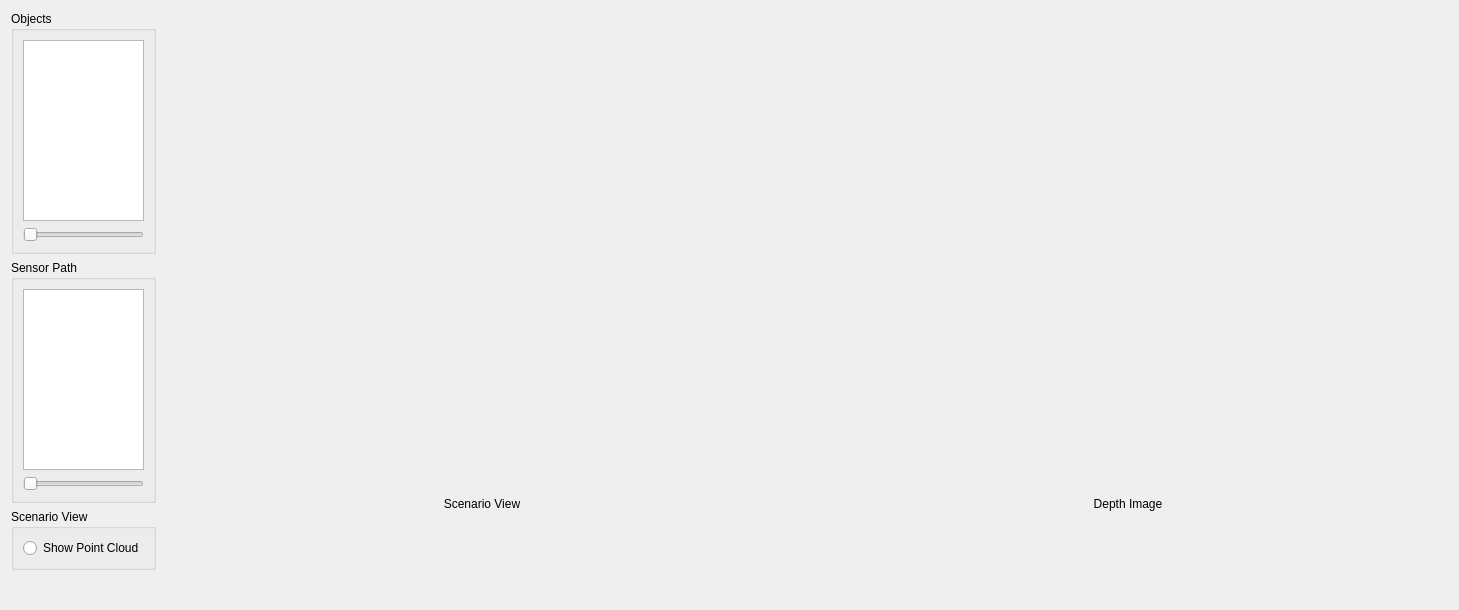
<?xml version="1.0" encoding="UTF-8"?>
<ui version="4.0">
 <class>MainWidget</class>
 <widget class="QWidget" name="MainWidget">
  <property name="geometry">
   <rect>
    <x>0</x>
    <y>0</y>
    <width>1414</width>
    <height>610</height>
   </rect>
  </property>
  <property name="windowTitle">
   <string>MABDI Simulation Gui</string>
  </property>
  <layout class="QHBoxLayout" name="horizontalLayout_2">
   <item>
    <layout class="QHBoxLayout" name="horizontalLayout">
     <property name="sizeConstraint">
      <enum>QLayout::SetMaximumSize</enum>
     </property>
     <item>
      <layout class="QVBoxLayout" name="verticalLayout_3">
       <item>
        <widget class="QGroupBox" name="groupBox_3">
         <property name="sizePolicy">
          <sizepolicy hsizetype="Expanding" vsizetype="Preferred">
           <horstretch>0</horstretch>
           <verstretch>0</verstretch>
          </sizepolicy>
         </property>
         <property name="title">
          <string>Objects</string>
         </property>
         <layout class="QVBoxLayout" name="verticalLayout_5">
          <item>
           <widget class="QListWidget" name="listWidget_3"/>
          </item>
          <item>
           <widget class="QSlider" name="horizontalSlider_3">
            <property name="sizePolicy">
             <sizepolicy hsizetype="Expanding" vsizetype="Fixed">
              <horstretch>0</horstretch>
              <verstretch>0</verstretch>
             </sizepolicy>
            </property>
            <property name="orientation">
             <enum>Qt::Horizontal</enum>
            </property>
           </widget>
          </item>
         </layout>
        </widget>
       </item>
       <item>
        <widget class="QGroupBox" name="groupBox">
         <property name="title">
          <string>Sensor Path</string>
         </property>
         <layout class="QVBoxLayout" name="verticalLayout_6">
          <item>
           <widget class="QListWidget" name="listWidget_2"/>
          </item>
          <item>
           <widget class="QSlider" name="horizontalSlider_2">
            <property name="sizePolicy">
             <sizepolicy hsizetype="Expanding" vsizetype="Fixed">
              <horstretch>0</horstretch>
              <verstretch>0</verstretch>
             </sizepolicy>
            </property>
            <property name="orientation">
             <enum>Qt::Horizontal</enum>
            </property>
           </widget>
          </item>
         </layout>
        </widget>
       </item>
       <item>
        <widget class="QGroupBox" name="groupBox_2">
         <property name="title">
          <string>Scenario View</string>
         </property>
         <layout class="QVBoxLayout" name="verticalLayout_7">
          <item>
           <widget class="QRadioButton" name="radioButton">
            <property name="text">
             <string>Show Point Cloud</string>
            </property>
           </widget>
          </item>
         </layout>
        </widget>
       </item>
       <item>
        <spacer name="verticalSpacer">
         <property name="orientation">
          <enum>Qt::Vertical</enum>
         </property>
         <property name="sizeHint" stdset="0">
          <size>
           <width>20</width>
           <height>40</height>
          </size>
         </property>
        </spacer>
       </item>
      </layout>
     </item>
     <item>
      <layout class="QVBoxLayout" name="verticalLayout_2">
       <item>
        <widget class="QVTKWidget" name="qvtkWidgetScenarioView">
         <property name="sizePolicy">
          <sizepolicy hsizetype="Fixed" vsizetype="Fixed">
           <horstretch>0</horstretch>
           <verstretch>0</verstretch>
          </sizepolicy>
         </property>
         <property name="minimumSize">
          <size>
           <width>640</width>
           <height>480</height>
          </size>
         </property>
         <property name="maximumSize">
          <size>
           <width>640</width>
           <height>480</height>
          </size>
         </property>
        </widget>
       </item>
       <item>
        <widget class="QLabel" name="label_2">
         <property name="text">
          <string>Scenario View</string>
         </property>
         <property name="alignment">
          <set>Qt::AlignHCenter|Qt::AlignTop</set>
         </property>
        </widget>
       </item>
      </layout>
     </item>
     <item>
      <layout class="QVBoxLayout" name="verticalLayout">
       <item>
        <widget class="QVTKWidget" name="qvtkWidgetDepthImage">
         <property name="sizePolicy">
          <sizepolicy hsizetype="Fixed" vsizetype="Fixed">
           <horstretch>0</horstretch>
           <verstretch>0</verstretch>
          </sizepolicy>
         </property>
         <property name="minimumSize">
          <size>
           <width>640</width>
           <height>480</height>
          </size>
         </property>
         <property name="maximumSize">
          <size>
           <width>640</width>
           <height>480</height>
          </size>
         </property>
        </widget>
       </item>
       <item>
        <widget class="QLabel" name="label">
         <property name="text">
          <string>Depth Image</string>
         </property>
         <property name="alignment">
          <set>Qt::AlignHCenter|Qt::AlignTop</set>
         </property>
        </widget>
       </item>
      </layout>
     </item>
    </layout>
   </item>
  </layout>
 </widget>
 <customwidgets>
  <customwidget>
   <class>QVTKWidget</class>
   <extends>QWidget</extends>
   <header>QVTKWidget.h</header>
  </customwidget>
 </customwidgets>
 <resources/>
 <connections/>
</ui>
